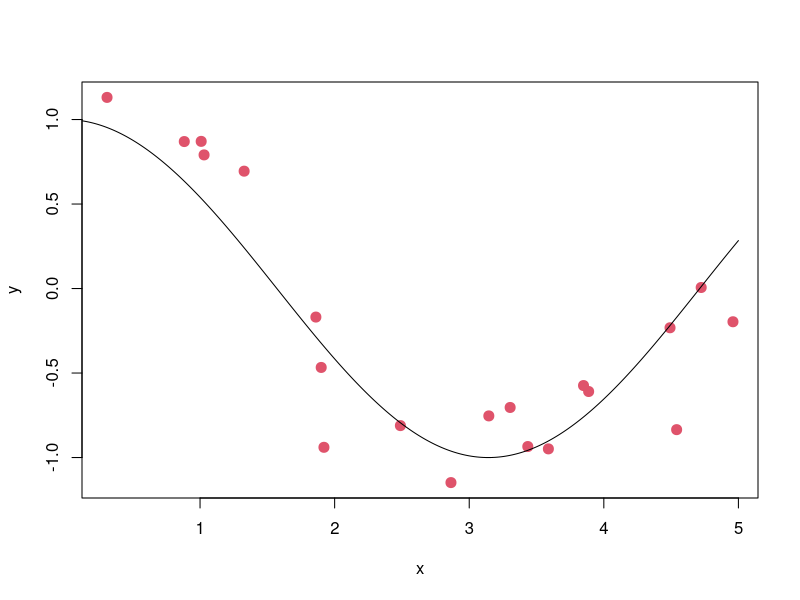
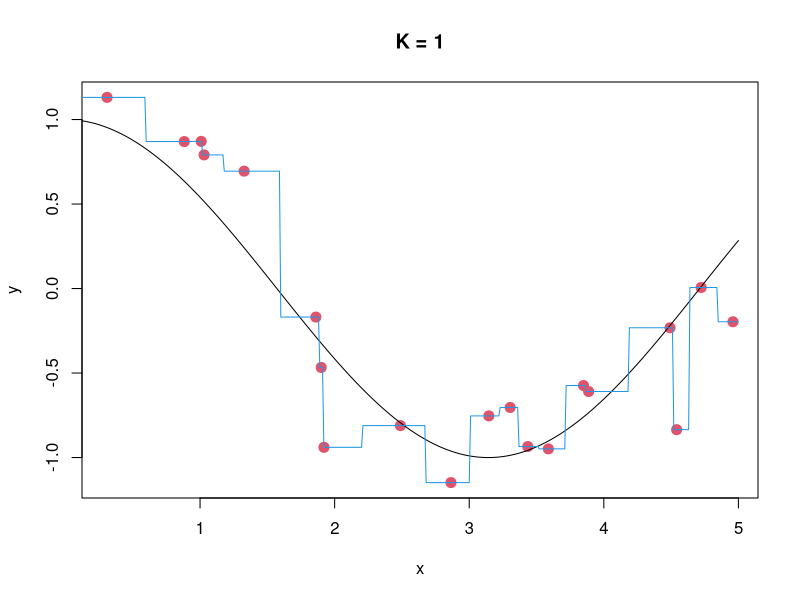
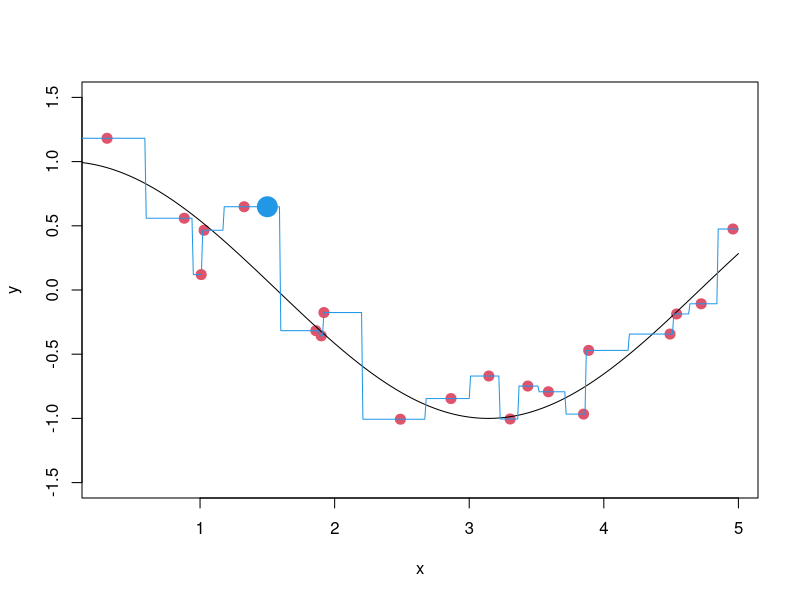
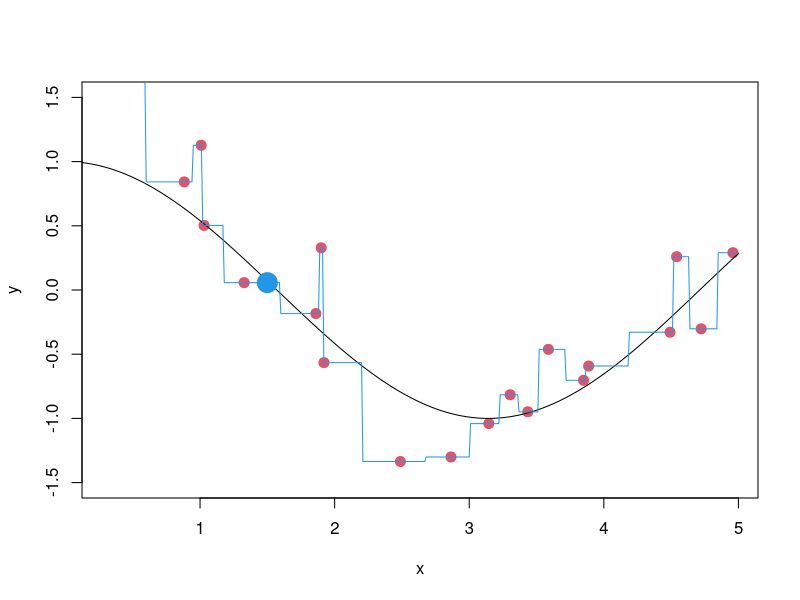
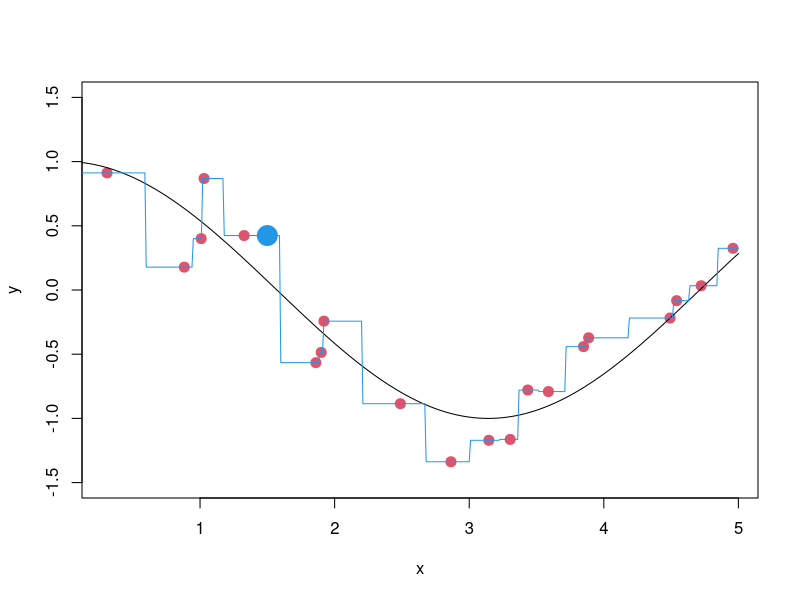
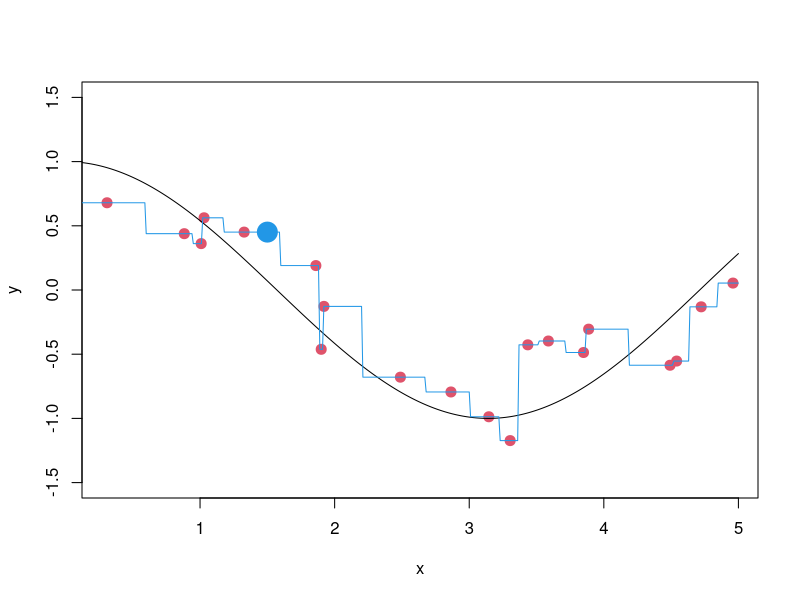
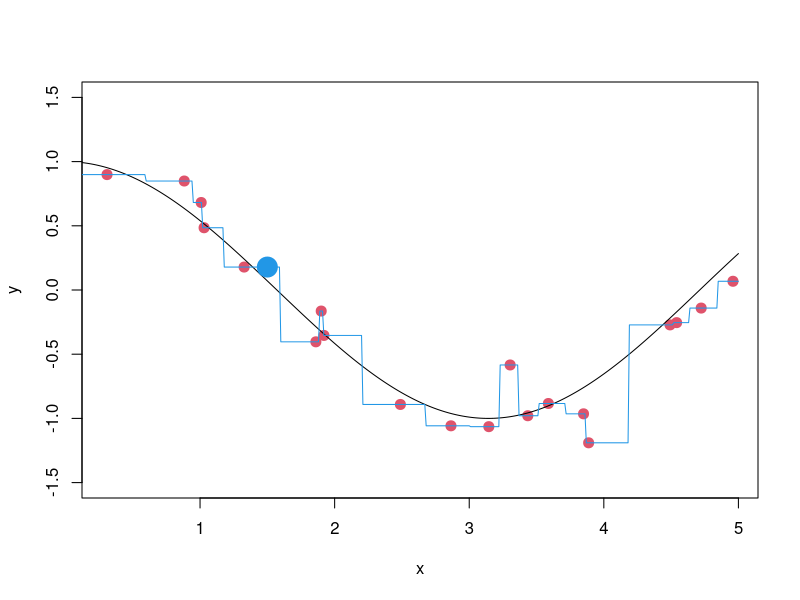
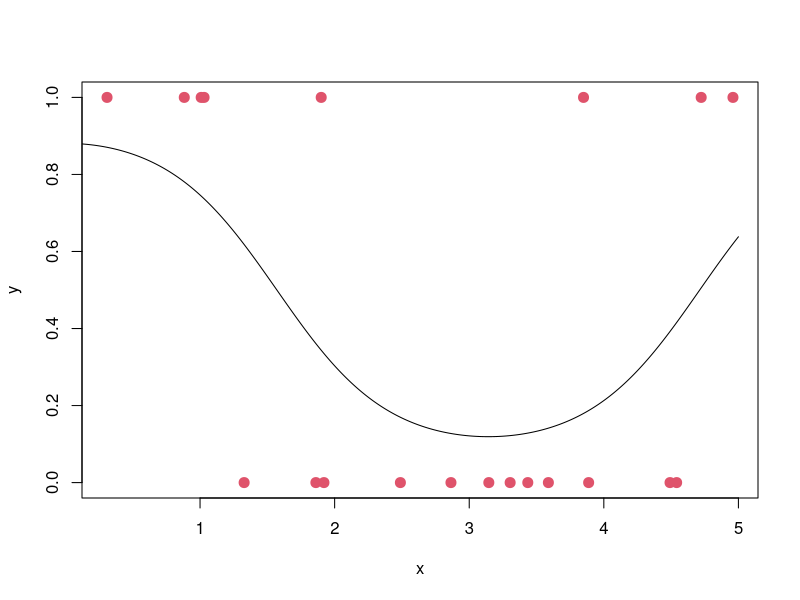

Generate these figures, in order, with R:
## ---- chunk 1
#   x0 = new point at which to predict y
#   x = (x_1,...,x_n) = vector of training x's
#   y = (y_1,...,y_n) = vector of training y's
#   K = number of neighbors to use
#   y0_hat = predicted value of y at x0

KNN = function(x0, x, y, K) {
  distances = abs(x - x0) 
  o = order(distances) 
  y0_hat = mean(y[o[1:K]]) 
  return(y0_hat)  
}
## ---- chunk 2
set.seed(1)  # set random number generator
n = 20  # number of samples
x = 5*runif(n)  
sigma = 0.3  
f = function(x) { cos(x) }  
y = f(x) + sigma*rnorm(n)  
## ---- chunk 3
#| message: false
#| warning: false
#| fig-width: 9
#| fig-height: 7
plot(x,y,col=2,pch=20,cex=2)  # plot training data
x_grid = seq(from=0, to=5, by=0.01)  # grid of x values for plotting f(x) values
lines(x_grid,f(x_grid))  # plot true f(x) values for the grid
## ---- chunk 4
K = 1 
y_grid_hat = sapply(x_grid, function(x0) { KNN(x0, x, y, K) })
## ---- chunk 5
#| message: false
#| warning: false
#| fig-width: 9
#| fig-height: 7
plot(x,y,col=2,pch=20,cex=2)  # plot training data
title(paste("K =",K))
lines(x_grid,f(x_grid))  # plot true f(x) values
lines(x_grid,y_grid_hat,col=4)  # plot predicted y values 
## ---- chunk 6
K = 1  
x0 = 1.5  
n_datasets = 10000  
y0_hat = rep(0,n_datasets)  
y0 = rep(0,n_datasets) 
for (i in 1:n_datasets) {
  y = f(x) + sigma*rnorm(n) 
  y0[i] = f(x0) + sigma*rnorm(1) 
  y0_hat[i] = KNN(x0, x, y, K)  
  if (i <= 5) {
    plot(x,y,col=2,pch=20,cex=2,ylim=c(-1.5,1.5))  
    lines(x_grid,f(x_grid))  
    y_grid_hat = sapply(x_grid, function(x0) { KNN(x0, x, y, K) })
    lines(x_grid,y_grid_hat,col=4)  
    points(x0,y0_hat[i],pch=20,cex=4,col=4)  # plot predicted value of y at x0
  }
}
## ---- chunk 7
bias = mean(y0_hat) - f(x0)  # bias of KNN predictions at x0
variance = var(y0_hat)  # variance of KNN predictions at x0
noise = sigma^2  # variance of the noise at x0

bias^2 + variance + noise 
mean((y0 - y0_hat)^2) 
## ---- chunk 8
KNN_classifier = function(x0, x, y, K) {
  distances = abs(x - x0)  
  o = order(distances)  
  p1_hat = mean(y[o[1:K]])  
  return(p1_hat)  
}
## ---- chunk 9
set.seed(1)  # set random number generator
n = 20 
x = 5*runif(n)  
p1 = function(x) { exp(2*cos(x))/(1 + exp(2*cos(x))) }  
y = rbinom(n,1,p1(x)) 
## ---- chunk 10
#| message: false
#| warning: false
#| fig-width: 9
#| fig-height: 7
plot(x,y,col=2,pch=20,cex=2)  # plot training data
x_grid = seq(from=0, to=5, by=0.01)  # grid of x values 
lines(x_grid,p1(x_grid))  # plot true p1(x) values for the grid
## ---- chunk 11
K = 1
p1_grid_hat = sapply(x_grid, function(x0) { KNN_classifier(x0, x, y, K) })
y_grid_hat = round(p1_grid_hat > 0.5)  
## ---- chunk 12
plot(x,y,col=2,pch=20,cex=2)  # plot training data
title(paste("K =",K))
lines(x_grid,p1(x_grid))  # plot true p1(x) values 
lines(x_grid,p1_grid_hat,col=4)  # plot estimated probabilities of y=1 
lines(x_grid,y_grid_hat,col=4)  # plot predicted y values for each x0
## ---- chunk 13
p1_hat = sapply(x, function(x0) { KNN_classifier(x0, x, y, K) }) 
y_hat = round(p1_hat > 0.5)  
train_error = mean(y_hat != y)  
print(paste0("Training error rate (K = ",K,") = ",train_error))
## ---- chunk 14
n_test = 10000 
x_test = 5*runif(n_test)  
y_test = rbinom(n_test,1,p1(x_test))  
p1_test_hat = sapply(x_test, function(x0) { KNN_classifier(x0, x, y, K) })  
y_test_hat = round(p1_test_hat > 0.5) 
test_error = mean(y_test_hat != y_test) 
print(paste0("Test error rate (K = ",K,"): ",test_error))
